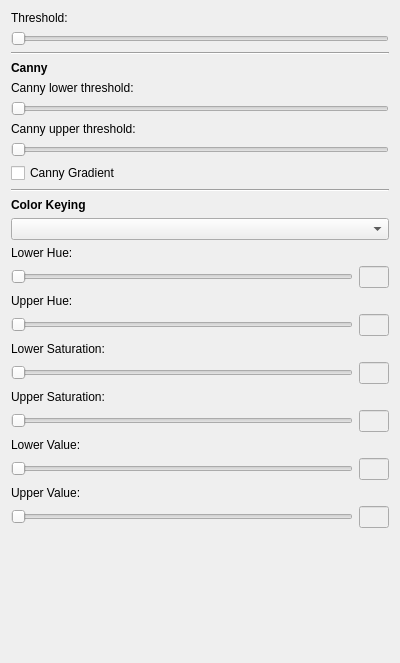
<?xml version="1.0" encoding="UTF-8"?>
<ui version="4.0">
 <class>CardsProcessorSettings</class>
 <widget class="QWidget" name="CardsProcessorSettings">
  <property name="geometry">
   <rect>
    <x>0</x>
    <y>0</y>
    <width>400</width>
    <height>663</height>
   </rect>
  </property>
  <property name="windowTitle">
   <string>Form</string>
  </property>
  <layout class="QVBoxLayout" name="verticalLayout">
   <item>
    <widget class="QLabel" name="thresholdLabel">
     <property name="text">
      <string>Threshold:</string>
     </property>
    </widget>
   </item>
   <item>
    <widget class="QSlider" name="thresholdSlider">
     <property name="maximum">
      <number>1000</number>
     </property>
     <property name="orientation">
      <enum>Qt::Horizontal</enum>
     </property>
    </widget>
   </item>
   <item>
    <widget class="Line" name="line">
     <property name="orientation">
      <enum>Qt::Horizontal</enum>
     </property>
    </widget>
   </item>
   <item>
    <widget class="QLabel" name="label_4">
     <property name="styleSheet">
      <string notr="true">font-weight: bold;</string>
     </property>
     <property name="text">
      <string>Canny</string>
     </property>
    </widget>
   </item>
   <item>
    <widget class="QLabel" name="label">
     <property name="text">
      <string>Canny lower threshold:</string>
     </property>
    </widget>
   </item>
   <item>
    <widget class="QSlider" name="cLowerThresholdSlider">
     <property name="maximum">
      <number>500</number>
     </property>
     <property name="orientation">
      <enum>Qt::Horizontal</enum>
     </property>
    </widget>
   </item>
   <item>
    <widget class="QLabel" name="label_2">
     <property name="text">
      <string>Canny upper threshold:</string>
     </property>
    </widget>
   </item>
   <item>
    <widget class="QSlider" name="cUpperThresholdSlider">
     <property name="maximum">
      <number>500</number>
     </property>
     <property name="orientation">
      <enum>Qt::Horizontal</enum>
     </property>
    </widget>
   </item>
   <item>
    <widget class="QCheckBox" name="cGradientCheckBox">
     <property name="text">
      <string>Canny Gradient</string>
     </property>
    </widget>
   </item>
   <item>
    <widget class="Line" name="line_2">
     <property name="orientation">
      <enum>Qt::Horizontal</enum>
     </property>
    </widget>
   </item>
   <item>
    <widget class="QLabel" name="label_3">
     <property name="styleSheet">
      <string notr="true">font-weight: bold;</string>
     </property>
     <property name="text">
      <string>Color Keying</string>
     </property>
    </widget>
   </item>
   <item>
    <widget class="QComboBox" name="colorSelector"/>
   </item>
   <item>
    <widget class="QLabel" name="lowerHueLabel">
     <property name="text">
      <string>Lower Hue:</string>
     </property>
    </widget>
   </item>
   <item>
    <widget class="QWidget" name="lowerHue" native="true">
     <layout class="QHBoxLayout" name="horizontalLayout">
      <property name="leftMargin">
       <number>0</number>
      </property>
      <property name="topMargin">
       <number>0</number>
      </property>
      <property name="rightMargin">
       <number>0</number>
      </property>
      <property name="bottomMargin">
       <number>0</number>
      </property>
      <item>
       <widget class="QSlider" name="lowerHueSlider">
        <property name="maximum">
         <number>179</number>
        </property>
        <property name="orientation">
         <enum>Qt::Horizontal</enum>
        </property>
       </widget>
      </item>
      <item>
       <widget class="QLineEdit" name="lowerHueLineEdit">
        <property name="enabled">
         <bool>false</bool>
        </property>
        <property name="maximumSize">
         <size>
          <width>30</width>
          <height>16777215</height>
         </size>
        </property>
        <property name="text">
         <string/>
        </property>
        <property name="alignment">
         <set>Qt::AlignCenter</set>
        </property>
       </widget>
      </item>
     </layout>
    </widget>
   </item>
   <item>
    <widget class="QLabel" name="upperHueLabel">
     <property name="text">
      <string>Upper Hue:</string>
     </property>
    </widget>
   </item>
   <item>
    <widget class="QWidget" name="upperHue" native="true">
     <layout class="QHBoxLayout" name="horizontalLayout">
      <property name="leftMargin">
       <number>0</number>
      </property>
      <property name="topMargin">
       <number>0</number>
      </property>
      <property name="rightMargin">
       <number>0</number>
      </property>
      <property name="bottomMargin">
       <number>0</number>
      </property>
      <item>
       <widget class="QSlider" name="upperHueSlider">
        <property name="maximum">
         <number>179</number>
        </property>
        <property name="orientation">
         <enum>Qt::Horizontal</enum>
        </property>
       </widget>
      </item>
      <item>
       <widget class="QLineEdit" name="upperHueLineEdit">
        <property name="enabled">
         <bool>false</bool>
        </property>
        <property name="maximumSize">
         <size>
          <width>30</width>
          <height>16777215</height>
         </size>
        </property>
        <property name="text">
         <string/>
        </property>
        <property name="alignment">
         <set>Qt::AlignCenter</set>
        </property>
       </widget>
      </item>
     </layout>
    </widget>
   </item>
   <item>
    <widget class="QLabel" name="lowerSatLabel">
     <property name="text">
      <string>Lower Saturation:</string>
     </property>
    </widget>
   </item>
   <item>
    <widget class="QWidget" name="lowerSaturation" native="true">
     <layout class="QHBoxLayout" name="horizontalLayout">
      <property name="leftMargin">
       <number>0</number>
      </property>
      <property name="topMargin">
       <number>0</number>
      </property>
      <property name="rightMargin">
       <number>0</number>
      </property>
      <property name="bottomMargin">
       <number>0</number>
      </property>
      <item>
       <widget class="QSlider" name="lowerSatSlider">
        <property name="maximum">
         <number>255</number>
        </property>
        <property name="orientation">
         <enum>Qt::Horizontal</enum>
        </property>
       </widget>
      </item>
      <item>
       <widget class="QLineEdit" name="lowerSatLineEdit">
        <property name="enabled">
         <bool>false</bool>
        </property>
        <property name="maximumSize">
         <size>
          <width>30</width>
          <height>16777215</height>
         </size>
        </property>
        <property name="text">
         <string/>
        </property>
        <property name="alignment">
         <set>Qt::AlignCenter</set>
        </property>
       </widget>
      </item>
     </layout>
    </widget>
   </item>
   <item>
    <widget class="QLabel" name="upperSatLabel">
     <property name="text">
      <string>Upper Saturation:</string>
     </property>
    </widget>
   </item>
   <item>
    <widget class="QWidget" name="upperSat" native="true">
     <layout class="QHBoxLayout" name="horizontalLayout">
      <property name="leftMargin">
       <number>0</number>
      </property>
      <property name="topMargin">
       <number>0</number>
      </property>
      <property name="rightMargin">
       <number>0</number>
      </property>
      <property name="bottomMargin">
       <number>0</number>
      </property>
      <item>
       <widget class="QSlider" name="upperSatSlider">
        <property name="maximum">
         <number>255</number>
        </property>
        <property name="orientation">
         <enum>Qt::Horizontal</enum>
        </property>
       </widget>
      </item>
      <item>
       <widget class="QLineEdit" name="upperSatLineEdit">
        <property name="enabled">
         <bool>false</bool>
        </property>
        <property name="maximumSize">
         <size>
          <width>30</width>
          <height>16777215</height>
         </size>
        </property>
        <property name="text">
         <string/>
        </property>
        <property name="alignment">
         <set>Qt::AlignCenter</set>
        </property>
       </widget>
      </item>
     </layout>
    </widget>
   </item>
   <item>
    <widget class="QLabel" name="lowerValueLabel">
     <property name="text">
      <string>Lower Value:</string>
     </property>
    </widget>
   </item>
   <item>
    <widget class="QWidget" name="lowerValue" native="true">
     <layout class="QHBoxLayout" name="horizontalLayout">
      <property name="leftMargin">
       <number>0</number>
      </property>
      <property name="topMargin">
       <number>0</number>
      </property>
      <property name="rightMargin">
       <number>0</number>
      </property>
      <property name="bottomMargin">
       <number>0</number>
      </property>
      <item>
       <widget class="QSlider" name="lowerValueSlider">
        <property name="maximum">
         <number>255</number>
        </property>
        <property name="orientation">
         <enum>Qt::Horizontal</enum>
        </property>
       </widget>
      </item>
      <item>
       <widget class="QLineEdit" name="lowerValueLineEdit">
        <property name="enabled">
         <bool>false</bool>
        </property>
        <property name="maximumSize">
         <size>
          <width>30</width>
          <height>16777215</height>
         </size>
        </property>
        <property name="text">
         <string/>
        </property>
        <property name="alignment">
         <set>Qt::AlignCenter</set>
        </property>
       </widget>
      </item>
     </layout>
    </widget>
   </item>
   <item>
    <widget class="QLabel" name="upperValueLabel">
     <property name="text">
      <string>Upper Value:</string>
     </property>
    </widget>
   </item>
   <item>
    <widget class="QWidget" name="upperValue" native="true">
     <layout class="QHBoxLayout" name="horizontalLayout">
      <property name="leftMargin">
       <number>0</number>
      </property>
      <property name="topMargin">
       <number>0</number>
      </property>
      <property name="rightMargin">
       <number>0</number>
      </property>
      <property name="bottomMargin">
       <number>0</number>
      </property>
      <item>
       <widget class="QSlider" name="upperValueSlider">
        <property name="maximum">
         <number>255</number>
        </property>
        <property name="orientation">
         <enum>Qt::Horizontal</enum>
        </property>
       </widget>
      </item>
      <item>
       <widget class="QLineEdit" name="upperValueLineEdit">
        <property name="enabled">
         <bool>false</bool>
        </property>
        <property name="maximumSize">
         <size>
          <width>30</width>
          <height>16777215</height>
         </size>
        </property>
        <property name="text">
         <string/>
        </property>
        <property name="alignment">
         <set>Qt::AlignCenter</set>
        </property>
       </widget>
      </item>
     </layout>
    </widget>
   </item>
   <item>
    <spacer name="verticalSpacer">
     <property name="orientation">
      <enum>Qt::Vertical</enum>
     </property>
     <property name="sizeHint" stdset="0">
      <size>
       <width>20</width>
       <height>40</height>
      </size>
     </property>
    </spacer>
   </item>
  </layout>
 </widget>
 <resources/>
 <connections/>
</ui>
